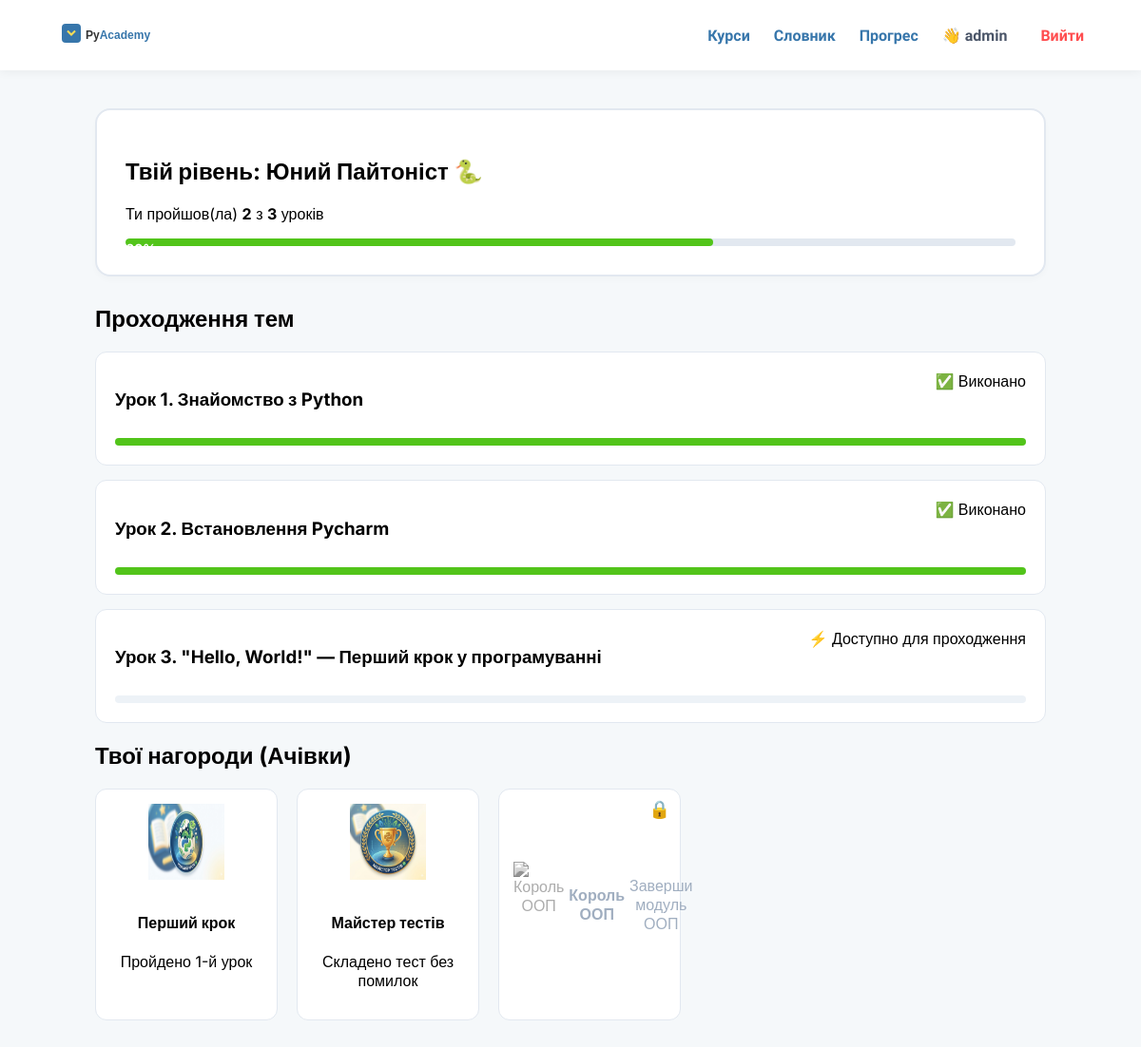
The app's page /progress/ (signed in) with its own data.
### courses/models.py (models this page shows, shortened)
class Lesson(models.Model):
    course = models.ForeignKey('Course', on_delete=models.CASCADE, related_name='lessons', null=True, blank=True)
    number = models.PositiveIntegerField(verbose_name="Номер уроку", default=1)
    title = models.CharField(max_length=250, verbose_name="Заголовок сторінки")
    class Meta:
        verbose_name = "Урок"
        verbose_name_plural = "Уроки"
        ordering = ['number']

### courses/views.py (the view)
# urls.py: path('progress/', views.user_progress, name='progress'),
@login_required(login_url='/auth/login/')  # Якщо не авторизований — перекине на вхід
def user_progress(request):
    total_lessons_count = Lesson.objects.count()
    completed_progress = UserProgress.objects.filter(user=request.user)
    completed_lessons_count = completed_progress.count()
    completed_lesson_ids = completed_progress.values_list('lesson_id', flat=True)
    if total_lessons_count > 0:
        global_percentage = int((completed_lessons_count / total_lessons_count) * 100)
    else:
        global_percentage = 0
    all_lessons = Lesson.objects.all().order_by('number')
    context = {
        'total_lessons_count': total_lessons_count,
        'completed_lessons_count': completed_lessons_count,
        'global_percentage': global_percentage,
        'all_lessons': all_lessons,
        'completed_lesson_ids': completed_lesson_ids,
    }
    return render(request, 'courses/progress.html', context)

### templates/courses/progress.html (shortened to what this page needs)
{% extends 'base.html' %}
{% load static %}
{% block content %}
<div class="progress-page-container">
    <section class="overall-progress-card">
        <div class="progress-info">
            <h1>Твій рівень: Юний Пайтоніст 🐍</h1>
            <p>Ти пройшов(ла) <strong>{{ completed_lessons_count }}</strong> з <strong>{{ total_lessons_count }}</strong> уроків</p>
        </div>
        <div class="global-progress-bar">
            <div class="global-progress-fill" style="width: {{ global_percentage }}%;">
                <span class="progress-number-text">{{ global_percentage }}%</span>
            </div>
        </div>
    </section>
    <section class="modules-progress-section">
        <h2>Проходження тем</h2>
        <div class="modules-list">
    {% for lesson in all_lessons %}
        <div class="module-progress-item {% if lesson.id not in completed_lesson_ids and forloop.counter > completed_lessons_count|add:1 %}locked-module{% endif %}">
            <div class="module-meta">
                <h3>Урок {{ lesson.number }}. {{ lesson.title }}</h3>
                <span class="module-status">
                    {% if lesson.id in completed_lesson_ids %}
                        ✅ Виконано
                    {% elif forloop.counter == completed_lessons_count|add:1 %}
                        ⚡ Доступно для проходження
                    {% else %}
                        🔒 Заблоковано
                    {% endif %}
                </span>
            </div>
            <div class="mini-bar">
                <div class="mini-fill" style="width: {% if lesson.id in completed_lesson_ids %}100%{% else %}0%{% endif %};"></div>
            </div>
        </div>
    {% empty %}
        <p>Уроки ще не додані в систему.</p>
    {% endfor %}
</div>
    </section>
    <section class="achievements-section">
        <h2>Твої нагороди (Ачівки)</h2>
        <div class="achievements-grid">
            <div class="badge-card unlocked">
                <img src="{% static 'images/badge_first_step.png' %}" alt="Перший крок">
                <h4>Перший крок</h4>
                <p>Пройдено 1-й урок</p>
            </div>
            <div class="badge-card unlocked">
                <img src="{% static 'images/badge_test_master.png' %}" alt="Майстер тестів">
                <h4>Майстер тестів</h4>
                <p>Складено тест без помилок</p>
            </div>
            <div class="badge-card locked">
                <div class="badge-lock-overlay">🔒</div>
                <img src="{% static 'images/badge_oop_king.png' %}" alt="Король ООП">
                <h4>Король ООП</h4>
                <p>Заверши модуль ООП</p>
            </div>
        </div>
    </section>
</div>
{% endblock %}

### templates/base.html (shortened to what this page needs)
{% load static %}
<!DOCTYPE html>
<html lang="uk">
<head>
    <link rel="stylesheet" href="{% static 'css/style.css' %}">
</head>
<body>
    <header class="top-bar">
        <div class="logo-container">
            <a href="/"><img src="{% static 'images/logo.svg' %}" alt="PyAcademy" class="main-logo"></a>
        </div>
        <nav class="nav-buttons">
    <a href="/" class="nav-btn">Курси</a>
    <a href="{% url 'dictionary' %}" class="nav-btn">Словник</a>
    <a href="{% url 'progress' %}" class="nav-btn">Прогрес</a>
    {% if user.is_authenticated %}
        <span class="nav-user-name" style="color: #4a5568; font-weight: bold; margin-right: 10px;">👋 {{ user.username }}</span>
        <a href="{% url 'logout' %}" class="nav-btn" style="color: #ff4d4f;">Вийти</a>
    {% else %}
        <a href="{% url 'login' %}" class="nav-btn">Увійти</a>
        <a href="{% url 'register' %}" class="nav-btn" style="background: #52c41a; color: white; padding: 5px 15px; border-radius: 6px;">Реєстрація</a>
    {% endif %}
</nav>
    </header>
    {% block content %}
    {% endblock %}
</body>
</html>

### static/css/style.css (style rules this page uses)
:root { --py-blue: #3776AB; --py-yellow: #FFDE57; }
body { margin: 0; font-family: 'Abhaya Libre', serif; background-color: #f5f8fa; }
.top-bar { display: flex; justify-content: space-between; align-items: center; padding: 15px 5%; background: #fff; box-shadow: 0 2px 10px rgba(0,0,0,0.05); }
.main-logo { height: 40px; width: auto; transition: transform 0.3s; }
.nav-buttons { display: flex; gap: 25px; }
.nav-btn { text-decoration: none; color: var(--py-blue); font-weight: 600; }
.progress-page-container { max-width: 1000px; margin: 40px auto; padding: 0 20px; font-family: 'Inter', sans-serif; }
.overall-progress-card { background: #ffffff; border: 2px solid #e2e8f0; border-radius: 16px; padding: 30px; margin-bottom: 30px; box-shadow: 0 4px 6px rgba(0,0,0,0.02); }
.global-progress-bar { width: 100%; height: 8px; background: #e2e8f0; border-radius: 4px; overflow: hidden; }
.global-progress-fill { height: 100%; background: #52c41a; border-radius: 4px; transition: width 0.5s ease; }
.progress-number-text { color: white; font-weight: bold; font-size: 14px; }
.module-progress-item { background: #ffffff; border-radius: 12px; padding: 20px; margin-bottom: 15px; border: 1px solid #e2e8f0; }
.module-meta { display: flex; justify-content: space-between; margin-bottom: 10px; }
.mini-bar { width: 100%; height: 8px; background: #edf2f7; border-radius: 4px; }
.mini-fill { height: 100%; background: #52c41a; border-radius: 4px; }
.achievements-grid { display: flex; gap: 20px; flex-wrap: wrap; margin-top: 20px; }
.badge-card { width: 160px; background: white; border: 1px solid #e2e8f0; border-radius: 12px; padding: 15px; text-align: center; position: relative; }
.badge-card img { width: 80px; height: 80px; margin-bottom: 10px; }
.badge-card.locked img { filter: grayscale(100%); }
.badge-lock-overlay { position: absolute; top: 10px; right: 10px; font-size: 18px; }
.locked { color: #a0aec0; cursor: not-allowed; display: flex; align-items: center; gap: 5px; }

### records on screen
Lesson: number "1", title "Знайомство з Python", shows "✅ Виконано"
Lesson: number "2", title "Встановлення Pycharm", shows "✅ Виконано"
Lesson: number "3", title "\"Hello, World!\" — Перший крок у програмуванні", shows "⚡ Доступно для проходження"

### other values on screen
{{ user.username }} "admin"
{{ completed_lessons_count }} "2"
{{ total_lessons_count }} "3"
